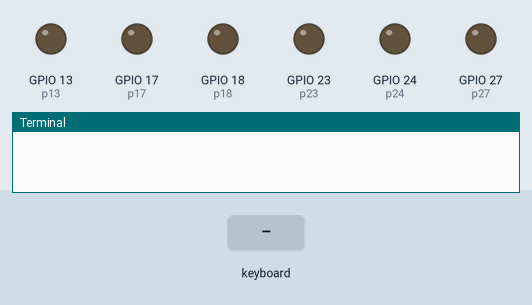
This program was run on a simulated Raspberry Pi (BCM pin numbers). On the bench: output pins drawn as LEDs (lit = HIGH), the last lines printed to the terminal. The inputs (shaded band) are chosen by the test bench.

Above: at 1.2 s.
1.3 s: key right typed on the keyboard
At 2.9 s:
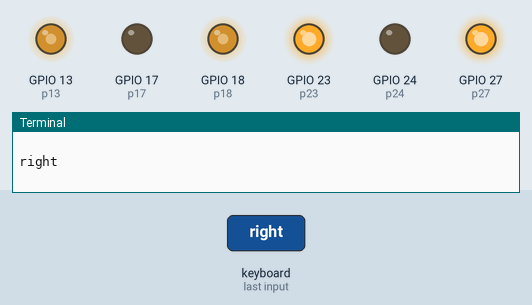
3.2 s: key left typed on the keyboard
At 4.4 s:
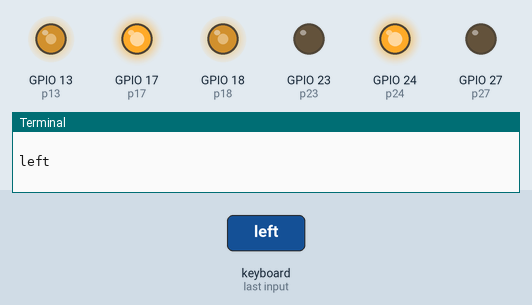
5.1 s: key up typed on the keyboard
At 5.5 s:
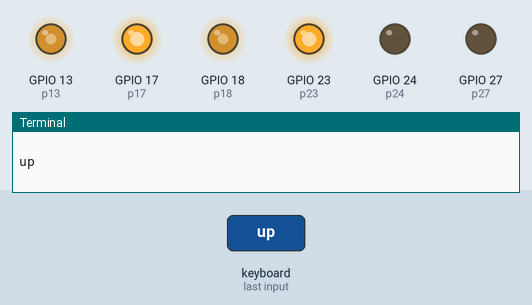
6.6 s: key space typed on the keyboard
At 7.8 s:
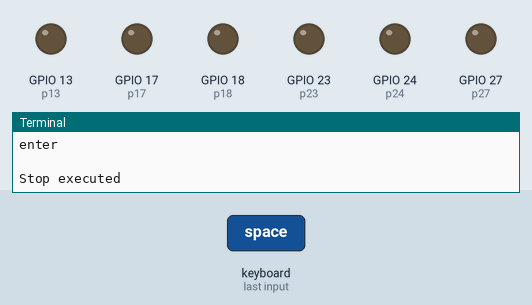
8.1 s: key down typed on the keyboard
At 9.2 s:
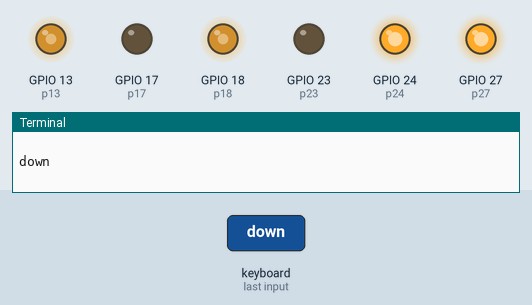
Timing chart, 0 to 10.9 s (numbered marks = the images above; inputs shaded):
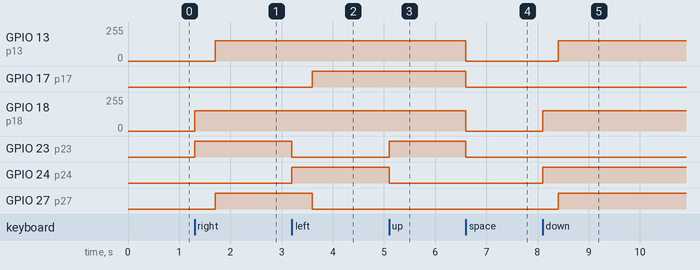

The program:

pi-l298n.py
```python
#!/usr/bin/python3.4
#MKerbachi November 6th, 2015
#Python code to control two motors with Rpi A+ with the H bridge l298n

import RPi.GPIO as GPIO # always needed with RPi.GPIO
import time
import curses


# get the curses screen window
screen = curses.initscr()

# turn off input echoing
curses.noecho()

# respond to keys immediately (don't wait for enter)
curses.cbreak()

# map arrow keys to special values
screen.keypad(True)


#If the two GND (PI + l298n) are not interconnected that won't work !
#For all Keyboard symbols:
#https://docs.python.org/2/library/curses.html

GPIO.setmode(GPIO.BCM)  # choose BCM or BOARD numbering schemes. I use BCM

#################################################################
#			Variables		  		#
#################################################################

#For Motor #1
GPIO.setup(18, GPIO.OUT)# set GPIO 01 as an output Enabler
GPIO.setup(24, GPIO.OUT)# set GPIO 05 as an output.
GPIO.setup(23, GPIO.OUT)# set GPIO 04 as an output.

p24 = GPIO.PWM(24, 100)
p23 = GPIO.PWM(23, 100)
p18 = GPIO.PWM(18, 100)    # create an object p for PWM on port 18 at 50 Hertz
                        # you can have more than one of these, but they need
                        # different names for each port
                        # e.g. p1, p2, motor, servo1 etc.

#For Motor #2
GPIO.setup(13, GPIO.OUT)# set GPIO 03 as an output Enabler
GPIO.setup(27, GPIO.OUT)# set GPIO 02 as an output.
GPIO.setup(17, GPIO.OUT)# set GPIO 0  as an output.

p27 = GPIO.PWM(27, 100)
p17 = GPIO.PWM(17, 100)
p13 = GPIO.PWM(13, 100)    # create an object p for PWM on port 18 at 50 Hertz
                        # you can have more than one of these, but they need
                        # different names for each port
                        # e.g. p1, p2, motor, servo1 etc.

LastKey = ""

#################################################################
#			Functions		  		#
#################################################################

def Stop():
            p18.start(0)
            p23.start(0)
            p24.start(0)

            p13.start(0)
            p27.start(0)
            p17.start(0)
            time.sleep(0.3)
            #GPIO.cleanup()
            print ("Stop executed")
            #exit()

def Left():
            if LastKey != 'left' : Stop()
            p18.start(60)
            p23.start(0)
            p24.start(100)

            time.sleep(0.4)
            p13.start(60)
            p27.start(0)
            p17.start(100)

#            time.sleep(0.3)
            #Stop()

def Right():
            if LastKey != 'right' : Stop()
            p18.start(60)
            p23.start(100)
            p24.start(0)

            time.sleep(0.4)
            p13.start(60)
            p27.start(100)
            p17.start(0)

#            time.sleep(0.3)
            #Stop()

def Up():
            #if LastKey != 'up' : Stop()
            p18.start(60)
            p23.start(100)
            p24.start(0)

            time.sleep(0.3)
            p13.start(60)
            p27.start(0)
            p17.start(100)

            time.sleep(0.3)
            #Stop()

def Down():
            #if LastKey != 'down' : Stop()
            p18.start(60)
            p23.start(0)
            p24.start(100)

            time.sleep(0.3)
            p13.start(60)
            p27.start(100)
            p17.start(0)

            time.sleep(0.3)
            #Stop()


try:
    while True:
        char = screen.getch()
        print ('you entred')
        print (char)
        if char == ord('q'):
            break
        #elif char == curses.KEY_ENTER:
        elif char == ord(' '):
            # print doesn't work with curses, use addstr instead
            #screen.addstr(0, 0, 'right')
            if not ( LastKey == "enter" ) : print ('Last key was not Enter, it was %s \n' % LastKey)
            LastKey="enter"
            print ('enter\n')
            Stop()

        elif char == curses.KEY_RIGHT:
            # print doesn't work with curses, use addstr instead
            #screen.addstr(0, 0, 'right')
            if not ( LastKey == "right" ) : print ('Last key was not right, it was %s \n' % LastKey)
            LastKey="right"
            print ('right\n')
            Right()

        elif char == curses.KEY_LEFT:
            #screen.addstr(0, 0, 'left ')
            if not ( LastKey == "left" ) : print ('Last key was not left, it was %s \n' % LastKey)
            LastKey="left"
            print ('left\n')
            Left()

        elif char == curses.KEY_UP:
            #screen.addstr(0, 0, 'up   ')
            if not ( LastKey == "up" ) : print ('Last key was not up, it was %s \n' % LastKey)
            LastKey="up"
            print ('up\n')
            Up()

        elif char == curses.KEY_DOWN:
            #screen.addstr(0, 0, 'down ')
            if not ( LastKey == "down" ) : print ('Last key was not down t was %s \n' % LastKey)
            LastKey="down"
            print ('down\n')
            Down()
        else:
            print ('Nothing Entred!\n')

finally:
    # shut down cleanly
    print ('In the finally section now')
    curses.nocbreak(); screen.keypad(0); curses.echo()
    curses.endwin()
    p13.stop()                # stop the PWM output
    p17.stop()
    p27.stop()

    p23.stop()                # stop the PWM output
    p24.stop()
    p18.stop()

    GPIO.cleanup()          # when your program exits, tidy up after yours


p13.stop()                # stop the PWM output
p17.stop()
p27.stop()

p23.stop()                # stop the PWM output
p24.stop()
p18.stop()

GPIO.cleanup()          # when your program exits, tidy up after yours
```

Measured:
- after the input at 1.3 s, GPIO 13 (p13): 0/255 → 153/255 after 0.40 s; GPIO 18 (p18): 0/255 → 153/255 at once; GPIO 23 (p23): LOW → HIGH at once; GPIO 27 (p27): LOW → HIGH after 0.40 s
- after the input at 3.2 s, GPIO 17 (p17): LOW → HIGH after 0.40 s; GPIO 23 (p23): HIGH → LOW at once; GPIO 24 (p24): LOW → HIGH at once; GPIO 27 (p27): HIGH → LOW after 0.40 s
- after the input at 5.1 s, GPIO 23 (p23): LOW → HIGH at once; GPIO 24 (p24): HIGH → LOW at once
- after the input at 6.6 s, GPIO 13 (p13), GPIO 18 (p18): 153/255 → 0/255 at once; GPIO 17 (p17), GPIO 23 (p23): HIGH → LOW at once
- after the input at 8.1 s, GPIO 13 (p13): 0/255 → 153/255 after 0.30 s; GPIO 18 (p18): 0/255 → 153/255 at once; GPIO 24 (p24): LOW → HIGH at once; GPIO 27 (p27): LOW → HIGH after 0.30 s
